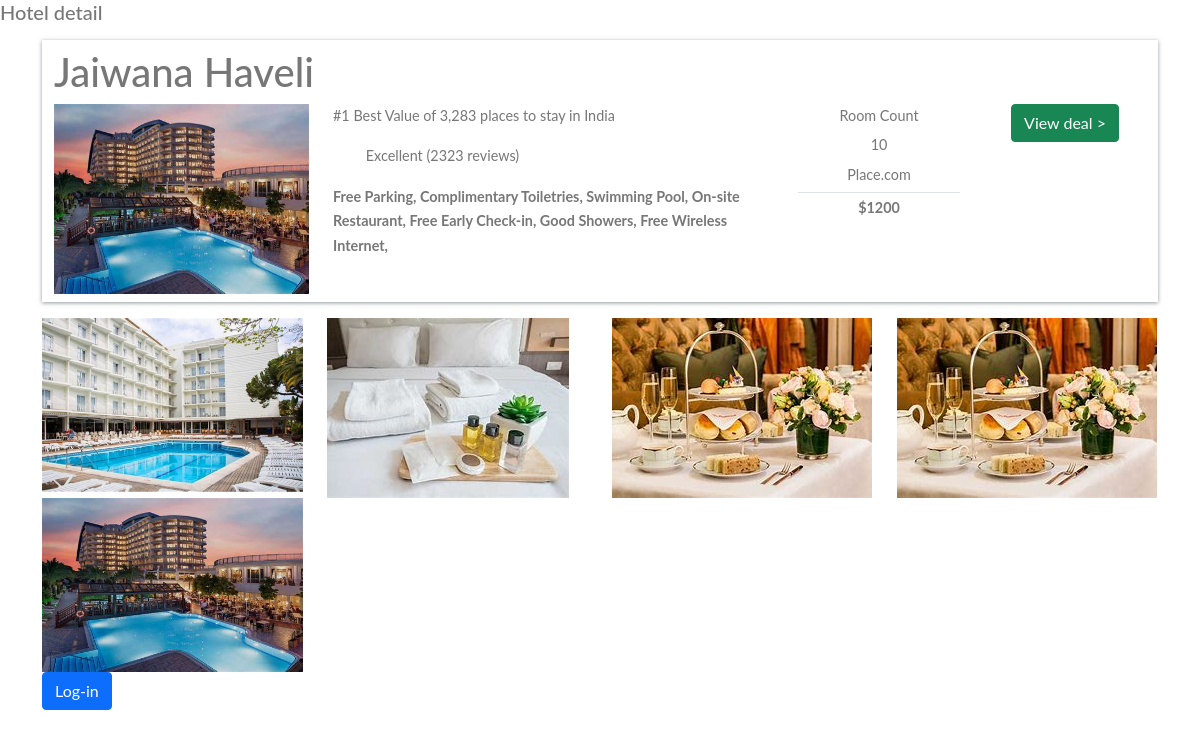
Screenshot of /hotel-detail/74e79ffa-fb8f-4081-a1bf-792de40a0d99/ with the database file from the repository.
### Home/models.py (models this page shows, shortened)
class BaseModel(models.Model):
    uid = models.UUIDField(default = uuid.uuid4, editable = False, primary_key = True)
    create_at = models.DateTimeField(auto_now_add = True)
    updated_at = models.DateTimeField(auto_now_add = True)
    class Meta:
        abstract = True

class Hotel(BaseModel):
    hotel_name = models.CharField(max_length =100)
    hotel_price = models.IntegerField()
    desc = models.TextField()
    amenities = models.ManyToManyField(Amenities)
    room_count = models.IntegerField(default=10)

class HotelImages(BaseModel):
    hotel = models.ForeignKey(Hotel, related_name="images", on_delete=models.CASCADE)
    images = models.ImageField(upload_to = 'hotel_images')

class Amenities(BaseModel):
    amenity_name = models.CharField(max_length =100)

### Home/views.py (the view, shortened to what this page needs)
# urls.py: path('hotel-detail/<uid>/',hotel_detail,name='hotel-detail'),
def hotel_detail(request,uid):
    hotel_obj = Hotel.objects.get(uid = uid)
    return render(request, "hotel-detail.html",{'hotel':hotel_obj})

### template/hotel-detail.html (shortened to what this page needs)
{% extends 'base.html' %}
{% block body %}
<h5>Hotel detail</h5>
<div class="container">
    <div class="row search-card-result">
        <h1>{{hotel.hotel_name}}</h1>
        <div class="col-md-3">
            <a href="/hotel-detail/{{hotel_obj.uid}}/">
                <img class="img-fluid" src="/media/{{hotel.images.first.images}}" alt="Card image cap">
            </a>
        </div>
        <div class="col-md-5">
            <p>{{hotel.desc}}</p>
            <p>
                <span class="badge badge-primary">8.5</span> Excellent (2323 reviews)
            </p>
            <p>
                {% for amenity in hotel.amenities.all %}
                <b>
                    {{amenity.amenity_name}},
                </b>
                {% endfor %}
            </p>
        </div>
        <div class="col-md-2 border-left text-center more-offers">
            <p>Room Count</p>
            <p>
                {{hotel.room_count}}
            </p>
            <p>Place.com</p>
            <p class="border-top additional">${{hotel.hotel_price}}</p>
        </div>
        <div class="col-md-2 border-left text-center more-offers">
            <div class="btn btn-success">View deal ></div>
        </div>
    </div>
    <div class="row">
        {% for image in hotel.images.all %}
        <div class="col-md-3">
            <img class="img-fluid" src="/media/{{image.images}}" alt="Card image cap">
        </div>
        {% endfor %}
    </div>
    {% if request.user.is_authenticated %}
    <div class="container">
        <div class="row mt-2 justify-content-between">
            <div class="filter-card">
                <h5>Filter</h5>
                <form method="post">
                    {% csrf_token %}
                    {% include 'messages.html' %}
                    <div class="row form-group">
                        <div class="col-md-12">
                            <label for="mintopay">Check in</label>
                            <p>
                                <input type="date" name="checkin" id="checkin" class="form-control">
                            </p>
                        </div>
                        <div class="col-md-12">
                            <label for="maxtopay">Check out</label>
                            <p>
                                <input type="date" name="checkout" id="checkout" class="form-control">
                            </p>
                        </div>
                    </div>
                    <div class="row form-group">
                        <div class="col-md-12">
                            <label for="date-start">Price Range</label>: £
                            <span id="price" class="price">1000</span>
                            <input type="range" min="23" max="1000" value="1000" class="slider" id="myRange">
                            </p>
                        </div>
                    </div>
                    <div class="row form-group">
                        <div class="col-md-12">
                            <input type="submit" class="btn btn-primary btn-block" value="Limit">
                        </div>
                    </div>
                </form>
            </div>
        </div>
    </div>
    {% else %}
    <a href="/login/" class="btn btn-primary">Log-in</a>
    {% endif %}
</div>
{% endblock %}

### template/base.html (style rules this page uses)
body { font-family: "Lato", Arial, sans-serif; font-weight: 400; font-size: 16px; line-height: 1.7; background: #fff; color: #777; }
.search-card-result { box-shadow: 0px 1px 4px rgba(41, 51, 57, 0.5); margin: 1rem 0; padding: 0.5rem 0; background-color: #fff; }
.search-card-result img { height: 190px; }
.search-card-result p { font-size: 0.9rem; }
.search-card-result .more-offers p { margin-bottom: 0.3rem; }
.more-offers .additional { padding-top: 0.2rem; font-weight: 700; }

### rows the page displays
Hotel: hotel_name "Jaiwana Haveli", images.first.images (picture), desc "#1 Best Value of 3,283 places to stay in India", room_count "10", hotel_price "1200"
Amenities: amenity_name "Free Parking"
Amenities: amenity_name "Complimentary Toiletries"
Amenities: amenity_name "Swimming Pool"
Amenities: amenity_name "On-site Restaurant"
Amenities: amenity_name "Free Early Check-in"
Amenities: amenity_name "Good Showers"
Amenities: amenity_name "Free Wireless Internet"
HotelImages: images (picture)
HotelImages: images (picture)
HotelImages: images (picture)
HotelImages: images (picture)
HotelImages: images (picture)
